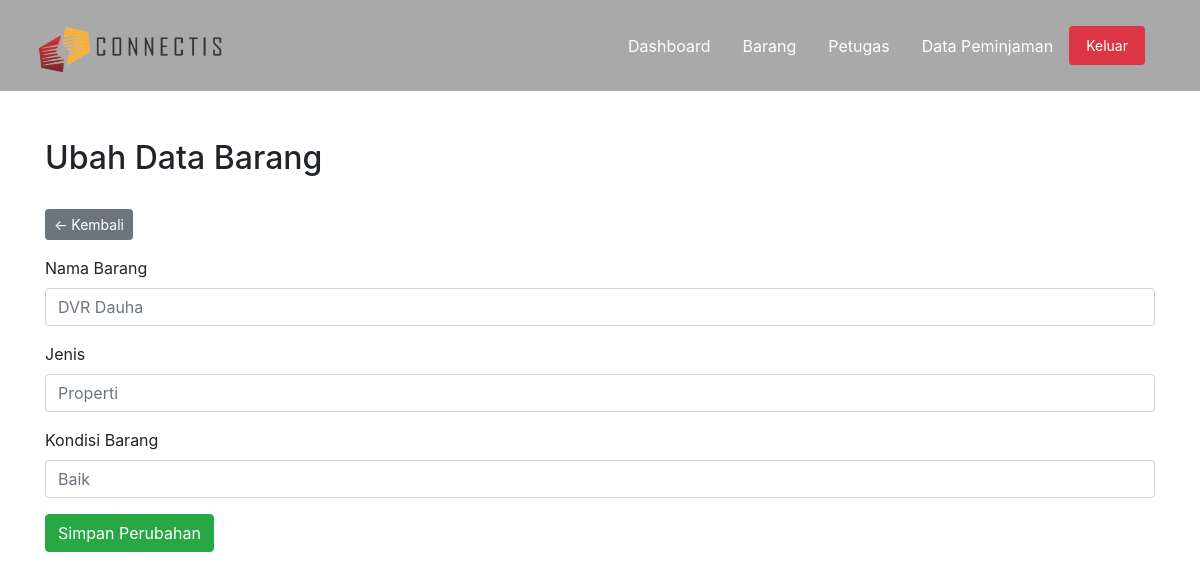
The app's page /admin/data-barang.php?p=edit-barang&id=207778943 (signed in) with its own data.
### tables this page shows
CREATE TABLE `barang` (
  `id_barang` int NOT NULL,
  `id_user` int NOT NULL,
  `jenis` varchar(30) NOT NULL,
  `image` varchar(99) NOT NULL,
  `kondisi` varchar(20) NOT NULL,
  `nama_barang` varchar(50) NOT NULL,
  `barimage` varchar(300) NOT NULL,
  `tgl_regis` datetime NOT NULL DEFAULT CURRENT_TIMESTAMP ON UPDATE CURRENT_TIMESTAMP
);

### admin/include/edit-barang.php (the view, shortened to what this page needs)
<div class="container mt-5">
    <h2>Ubah Data Barang</h2>
<a href="data-barang.php" class="btn btn-secondary btn-sm float-left">&larr; Kembali</a>
<div class="clearfix"></div>
<?php
if (isset($_GET['id'])) {
    $edit_id = $_GET['id'];
    $query = "SELECT * FROM barang WHERE id_barang = '$edit_id'";
    $result = $conn->query($query);
    if ($result && $result->num_rows > 0) {
        $row = $result->fetch_assoc();
        $nama_barang = $row['nama_barang'];
        $jenis = $row['jenis'];
        $kondisi = $row['kondisi'];
    }
}
?>
<form action="proses/proses-ubah-barang.php" method="POST" class="mt-3" autocomplete="off">
    <div class="form-group">
                <label for="nama_barang">Nama Barang</label>
                <input type="text" name="nama_barang" placeholder="<?php echo $nama_barang; ?>" class="form-control" autofocus required>
            </div>
            <div class="form-group">
                <label for="jenis">Jenis</label>
                <input type="text" name="jenis" placeholder="<?php echo $jenis; ?>" class="form-control" required>
            </div>
            <div class="form-group">
                <label for="kondisi">Kondisi Barang</label>
                <input type="text" name="kondisi" placeholder="<?php echo $kondisi; ?>" class="form-control" required>
           </div>
    <div class="row">
        <div class="col md-4">
            <button type="submit" name="simpan" class="btn btn-success">Simpan Perubahan</button>
            </div>
        </div>
    </div>

### records on screen
barang: nama_barang "DVR Dauha", jenis "Properti", kondisi "Baik"
